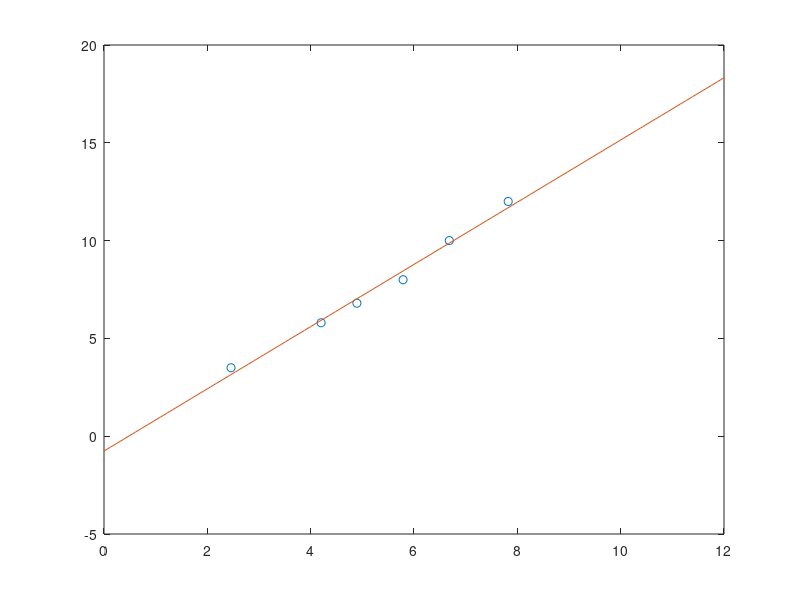

The MATLAB script that drew this image:
%Fits the MET table to a linear function, with velocity in m/s as input,
%METs as output
MET = [3.5 5.8 6.8 8.0 10.0 12.0];
V_mph = [5.5 9.4 10.95 12.95 14.95 17.5];
V_m_s = V_mph/2.237;
p = polyfit(V_m_s, MET, 1)
plot(V_m_s, MET, 'o');
hold on
x1 = linspace(0, 12, 100);
y1 = polyval(p,x1);
plot(x1, y1);
hold off
METs = @(x) p(1)*x + p(2)
%p = [1.5903 -0.7588]